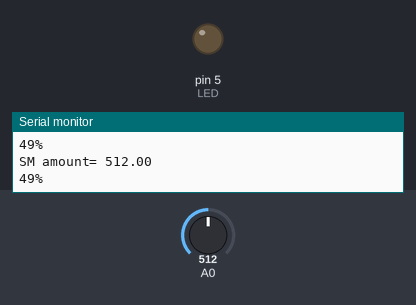
This sketch was run on a simulated Arduino Uno, built with avr-gcc and run on an emulated ATmega328P. On the bench: output pins drawn as LEDs (lit = HIGH), the last lines printed to the serial monitor. The test bench sets the inputs (shaded band); at power-on: A0 = 512.

Above: at 1.3 s.
1.4 s: A0 set to 597
2.9 s: A0 set to 632
At 3.6 s:
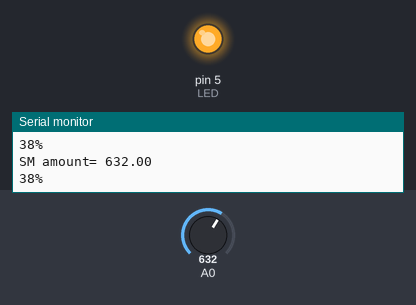
4.5 s: A0 set to 511
At 4.9 s:
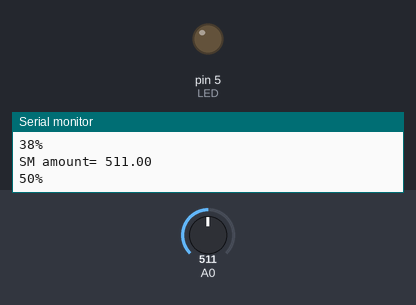
6.0 s: A0 set to 716
At 7.3 s:
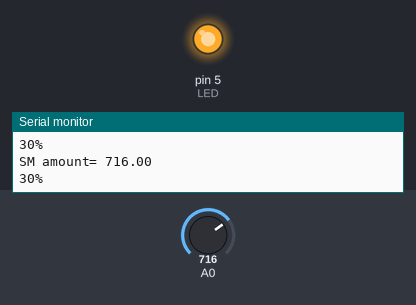
Timing chart, 0 to 8.5 s (numbered marks = the images above; inputs shaded):
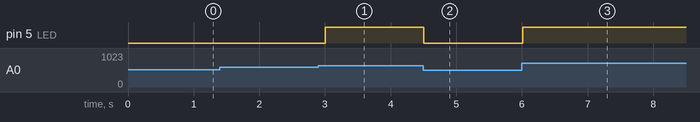

The sketch:

analogRead.ino
```cpp
#define LED 5
void setup() {
  // put your setup code here, to run once:
  Serial.begin(9600);
  pinMode(0,INPUT);
  pinMode(LED,OUTPUT);

}

void loop() {
  // put your main code here, to run repeatedly:
  float i;
  int YL69;

  i = analogRead(0);
  YL69 = 100 - (i * 100) / 1023;

  if(YL69 < 40)
  {
    digitalWrite(LED,HIGH);
  }
  else
  {
    digitalWrite(LED,LOW);
  }

  Serial.print("SM amount= ");
  Serial.println(i);
  Serial.print(YL69);
  Serial.println("%");

  delay(500);
}
```

Measured:
- the behaviour switches between 613 and 614 on A0 (found by bisection; images 0 and 1)
- after the input at 2.9 s, pin 5 (LED): LOW → HIGH after 0.11 s
- after the input at 4.5 s, pin 5 (LED): HIGH → LOW at once
- after the input at 6.0 s, pin 5 (LED): LOW → HIGH at once
